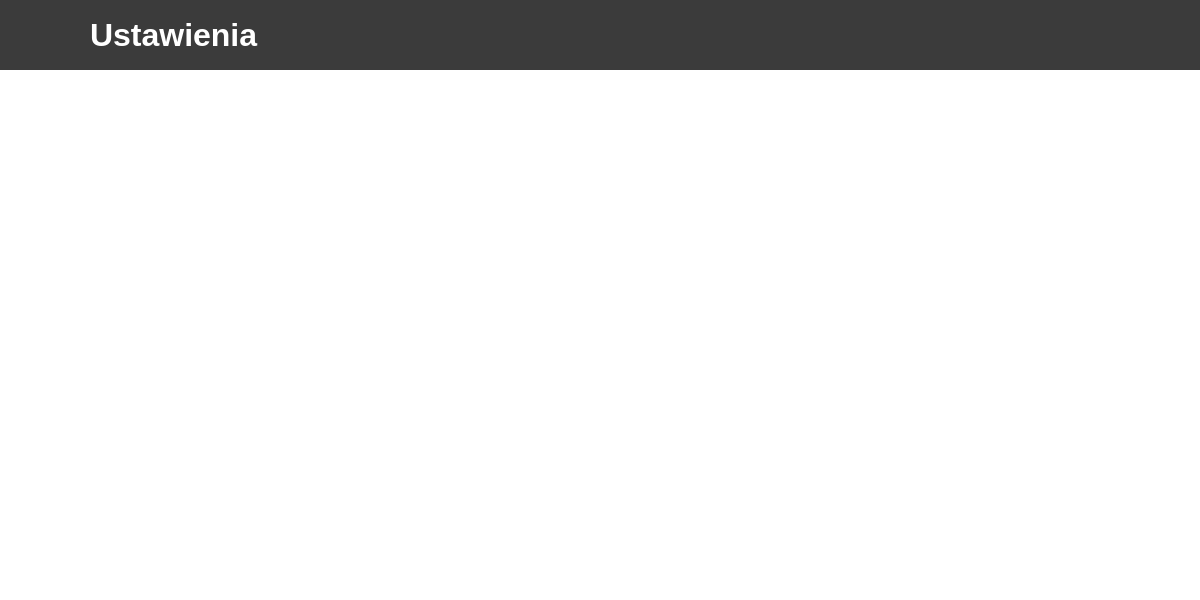
<?xml version="1.0" encoding="UTF-8"?>
<ui version="4.0">
 <class>w_SettingsWindow</class>
 <widget class="QMainWindow" name="w_SettingsWindow">
  <property name="geometry">
   <rect>
    <x>0</x>
    <y>0</y>
    <width>1200</width>
    <height>600</height>
   </rect>
  </property>
  <property name="minimumSize">
   <size>
    <width>1200</width>
    <height>600</height>
   </size>
  </property>
  <property name="maximumSize">
   <size>
    <width>1200</width>
    <height>600</height>
   </size>
  </property>
  <property name="windowTitle">
   <string>Ustawienia</string>
  </property>
  <property name="windowIcon">
   <iconset resource="icons.qrc">
    <normaloff>:/icons/configure2.png</normaloff>:/icons/configure2.png</iconset>
  </property>
  <property name="styleSheet">
   <string notr="true">background-color: rgb(255, 255, 255);</string>
  </property>
  <widget class="QWidget" name="centralwidget">
   <property name="enabled">
    <bool>true</bool>
   </property>
   <property name="minimumSize">
    <size>
     <width>1200</width>
     <height>600</height>
    </size>
   </property>
   <property name="maximumSize">
    <size>
     <width>1200</width>
     <height>600</height>
    </size>
   </property>
   <property name="styleSheet">
    <string notr="true">background-color: rgb(255, 255, 255);</string>
   </property>
   <widget class="QWidget" name="widget" native="true">
    <property name="geometry">
     <rect>
      <x>0</x>
      <y>0</y>
      <width>1200</width>
      <height>70</height>
     </rect>
    </property>
    <property name="styleSheet">
     <string notr="true">color: rgb(255, 255, 255);
background-color: rgb(59, 59, 59);</string>
    </property>
    <widget class="QLabel" name="l_config_ico">
     <property name="geometry">
      <rect>
       <x>0</x>
       <y>0</y>
       <width>70</width>
       <height>70</height>
      </rect>
     </property>
     <property name="minimumSize">
      <size>
       <width>70</width>
       <height>70</height>
      </size>
     </property>
     <property name="maximumSize">
      <size>
       <width>70</width>
       <height>70</height>
      </size>
     </property>
     <property name="text">
      <string/>
     </property>
     <property name="pixmap">
      <pixmap resource="icons.qrc">:/icons/configure2_white.png</pixmap>
     </property>
     <property name="alignment">
      <set>Qt::AlignCenter</set>
     </property>
    </widget>
    <widget class="QLabel" name="label">
     <property name="geometry">
      <rect>
       <x>70</x>
       <y>0</y>
       <width>1000</width>
       <height>70</height>
      </rect>
     </property>
     <property name="font">
      <font>
       <pointsize>24</pointsize>
       <bold>true</bold>
      </font>
     </property>
     <property name="text">
      <string>Ustawienia</string>
     </property>
     <property name="indent">
      <number>20</number>
     </property>
    </widget>
   </widget>
  </widget>
 </widget>
 <resources>
  <include location="icons.qrc"/>
 </resources>
 <connections/>
</ui>
